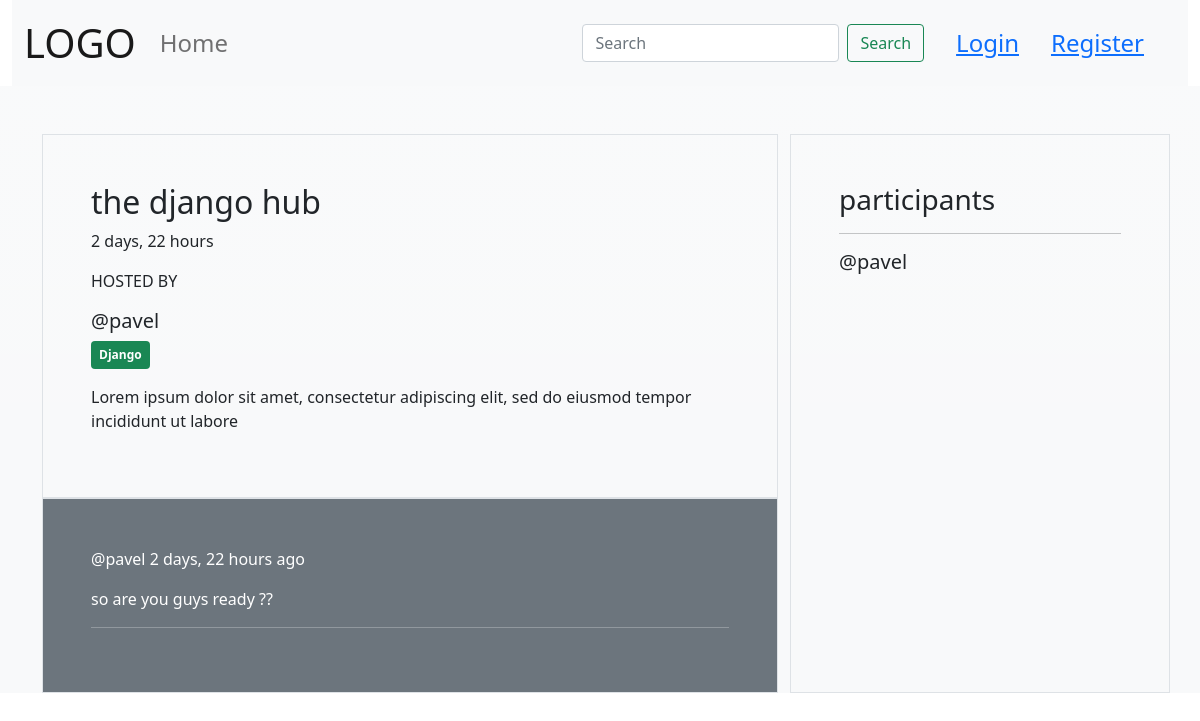
The page /room/10/ on the database its author committed.
### base/models.py (models this page shows, shortened)
class RoomModel(models.Model):
  host = models.ForeignKey(CustomUser, on_delete=models.SET_NULL, null=True)
  topic = models.ForeignKey('TopicModel', on_delete=models.SET_NULL, null=True)
  name = models.CharField(max_length=200)
  description = models.TextField(null=True, blank=True)
  participants = models.ManyToManyField(CustomUser, related_name='participants', blank=True)
  updated = models.DateTimeField(auto_now=True)
  created = models.DateTimeField(auto_now_add=True)
  class Meta:
    ordering = ['-updated','-created']

class CustomUser(AbstractUser):
  name = models.CharField(max_length=200, null= True)
  email = models.EmailField(unique = True)
  bio = models.TextField()
  USERNAME_FIELD = 'email'
  REQUIRED_FIELDS = []
  objects = CustomUserManager()
  def __str__(self):
    return str(self.name)

class TopicModel(models.Model):
  name = models.CharField(max_length=200)
  def __str__(self):
      return self.name

class MassageModel(models.Model):
  user = models.ForeignKey(CustomUser, on_delete=models.CASCADE)
  room = models.ForeignKey("RoomModel", on_delete=models.CASCADE)
  body = models.TextField()
  updated = models.DateTimeField(auto_now=True, null=True, blank=True)
  created = models.DateTimeField(auto_now_add=True, null=True, blank=True)

### base/views.py (the view, shortened to what this page needs)
# urls.py: path('room/<str:pk>/', views.room, name='room'),
def room(request,pk):
  room = RoomModel.objects.get(id=pk)
  room_massage = room.massagemodel_set.all()
  participants = room.participants.all()
  context={'room': room, 'room_massage': room_massage, 'participants': participants}
  return render(request, "room.html", context)

### base/templates/room.html (shortened to what this page needs)
{% extends "main.html" %} {% block content %}
<div class="container pt-5">
  <div class="row">
    <div class="col-8">
      <div class="position-relative border p-5">
        <h2>{{room.name}}</h2>
        <p>{{room.created|timesince}}</p>
        <p>HOSTED BY</p>
        <h5>@{{room.host}}</h5><span class="badge bg-success p-2">{{room.topic}}</span>
        <p class="my-3">{{room.description}}</p>
      </div>
      <div class="text-white bg-secondary border p-5">
        {% for massage in room_massage %}
        <p>@{{massage.user}} <span>{{massage.updated|timesince}} ago</span></p>
        <p>{{massage.body}}</p>
        <hr/>
        {% endfor %}
      </div>
    </div>
    <div class="col-4 border p-5" >
      <h3>participants<h3>
      <hr>
      <div class="">
      {% for user in participants %}
        <p href="#" class="fs-5" >@{{user.name}}</p>
      {% endfor %}
      </div>
    </div>
  </div>
</div>
{% endblock content %}

### rows shown on the page
RoomModel: name "the django hub", created "2 days, 22 hours", host "pavel", topic "Django", description "Lorem ipsum dolor sit amet, consectetur adipiscing elit, sed do eiusmod tempor incididunt ut labore"
MassageModel: user "pavel", updated "2 days, 22 hours", body "so are you guys ready ??"
CustomUser: name "pavel"
